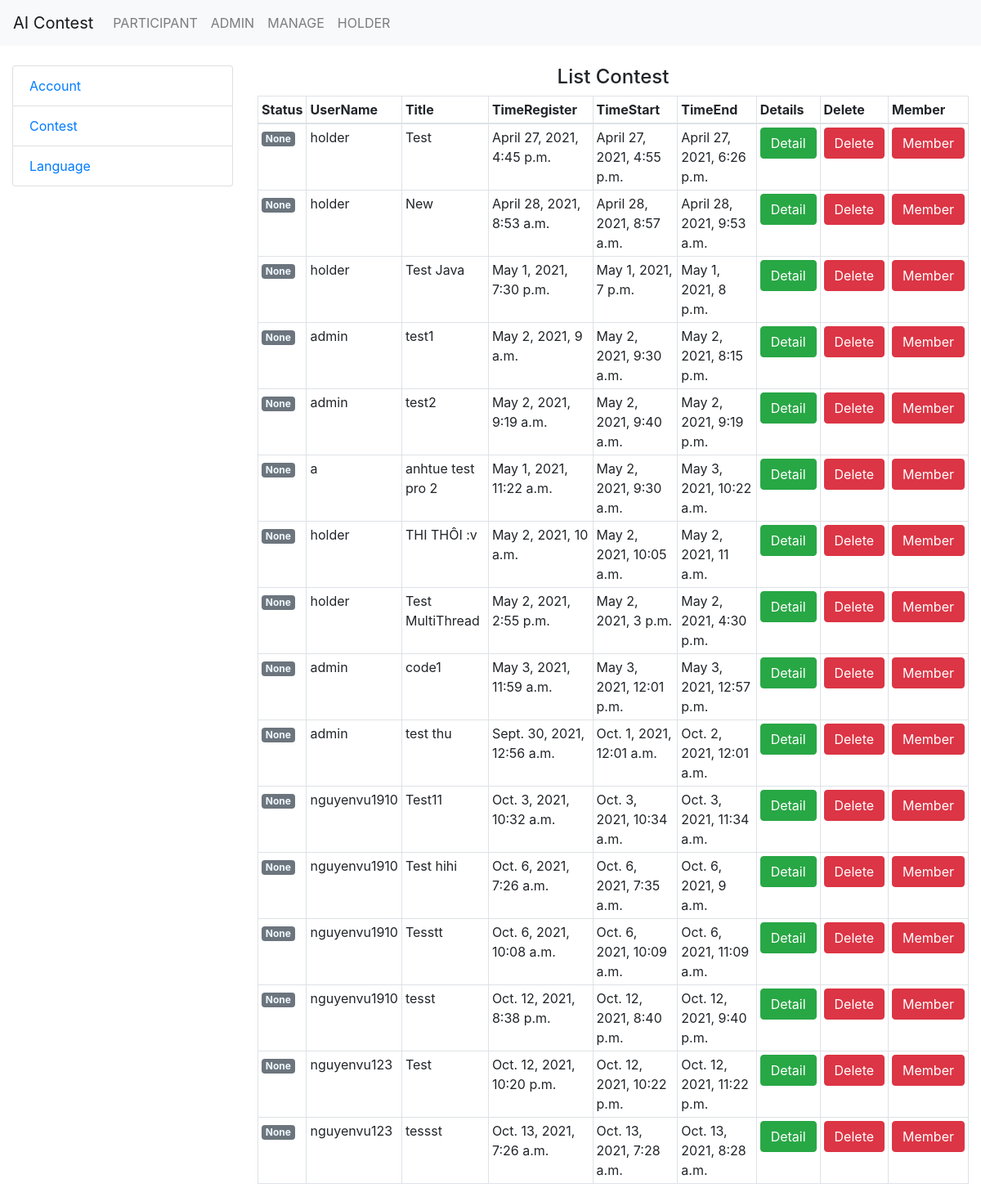
The page /contest/ (signed in) on the database its author committed.
### ContestAdmin/models.py (models this page shows)
class Contest(models.Model):
    IDUser = models.CharField(max_length=100)
    Title = models.TextField()
    Description = models.TextField()
    LinkContest = models.CharField(max_length=100)
    LinkDataTrain = models.CharField(max_length=100)
    LinkDataTest = models.CharField(max_length=100)
    LinkTester = models.CharField(max_length=100)
    TimeRegister = models.DateTimeField()
    TimeStart = models.DateTimeField()
    TimeEnd = models.DateTimeField()
    TimeOut = models.IntegerField()
    IDLanguage = models.CharField(max_length=100)

### ContestAdmin/views.py (the view)
# urls.py: path('contest/',  views.listContest, name='listContest'),
def listContest(request):
    if request.user.is_superuser:
        lcontest = Contest.objects.all()
        for s in lcontest:
            start = s.TimeStart
            end = s.TimeEnd
            now = datetime.now(pytz.timezone('Asia/Ho_Chi_Minh'))
            s.time = str(now)
            if str(now) < str(end) and str(now) > str(start):
                s.status = True
            else:
                s.status = False
            try:
                name = User.objects.filter(id = s.IDUser)
                s.username = name[0].username
            except:
                print("An exception occurred")
        context = {
            'lcontest': lcontest
        }
        return render(request, 'Contest/list.html', context=context)
    else:
        return redirect('login')

### ContestAdmin/templates/Contest/list.html (shortened to what this page needs)
{% extends 'base/base.html' %}
{% block content %}
<h4 class="text-center">List Contest</h4>
<table class="table table-bordered">
    <thead>
        <tr>
            <th scope="col">Status</th>
            <th scope="col">UserName</th>
            <th scope="col">Title</th>
            <th scope="col">TimeRegister</th>
            <th scope="col">TimeStart</th>
            <th scope="col">TimeEnd</th>
            <th scope="col">Details</th>
            <th scope="col">Delete</th>
            <th scope="col">Member</th>
        </tr>
    </thead>
    <tbody>
        {% for s in lcontest %}
        <tr>
            {% if s.status %}
                <td ><span class="badge badge-danger"> <a style="color: aliceblue;" href="{% url 'listStatus' pk=s.pk %}">Live</a> </span></td>
            {% else %}
                <td ><span class="badge badge-secondary" > <a style="color: aliceblue;" href="{% url 'listStatus' pk=s.pk %}">None</a> </span></td>
            {% endif %}
            <td>{{s.username}}</td>
            <td>{{s.Title}}</td>
            <td>{{s.TimeRegister}}</td>
            <td>{{s.TimeStart}}</td>
            <td>{{s.TimeEnd}}</td>
            <td><a href="{% url 'detailContest' pk=s.pk %}" type="button" class="btn btn-success"
                id="{{s.pk}}">Detail</a></td>
            <td><a href="{% url 'deleteContest' pk=s.pk %}" type="button" class="btn btn-danger" id="{{s.pk}}" onclick="return confirm('Are you sure you want to delete?');">Delete</a></td>
            <td><a href="{% url 'joinContest' pk=s.pk %}" type="button" class="btn btn-danger" id="{{s.pk}}">Member</a></td>
        </tr>
        {% endfor %}
    </tbody>
</table>
{% endblock content %}

### ContestAdmin/templates/base/base.html (shortened to what this page needs)
<!DOCTYPE html>
{% load static %}
<html lang="en">
  <head>
    <link
      rel="stylesheet"
      href="https://cdn.jsdelivr.net/npm/bootstrap-icons@1.4.1/font/bootstrap-icons.css"
    />
    <link rel="stylesheet" href=" {% static 'cssJs/bootstrap.css' %}" />
  </head>
  <body>
      <nav class="navbar navbar-expand-lg navbar-light bg-light">
        <a class="navbar-brand" href="#">
          AI Contest</a
        >
        <div class="collapse navbar-collapse" id="navbarText">
          <ul class="navbar-nav mr-auto">
          {% if not request.user.is_active %}
            <li class="nav-item active">
              <a class="nav-link" href="{% url 'index' %}">DEV</a>
            </li>
            <li class="nav-item">
              <a class="nav-link" href="{% url 'login' %}">LOGIN</a>
            </li>
          {% else %}
            <li class="nav-item">
              <a class="nav-link" href="{% url 'participant' %}">PARTICIPANT</a>
            </li>
          {% endif %}
            {% if request.user.is_staff %}
            <li class="nav-item">
              <a class="nav-link" href='../../../admin'>ADMIN</a>
            </li>
            <li class="nav-item">
              <a class="nav-link" href={% url 'index' %}>MANAGE</a>
            </li>
            <li class="nav-item">
              <a class="nav-link" href="{% url 'holder' %}">HOLDER</a>
            </li>
            {% endif %}
          </ul>
        </div>
      </nav>
    <br />
    <div class="container-fluid">
      <div class="row align-items-md-top">
        <div class="col-sm-3">
          <ul class="list-group">
            <li class="list-group-item">
              <a href="{% url 'listAccount' %}">Account</a>
            </li>
            <li class="list-group-item">
              <a href="{% url 'listContest' %}">Contest</a>
            </li>
            <li class="list-group-item">
              <a href="{% url 'listLanguage' %}">Language</a>
            </li>
          </ul>
        </div>
        <div class="col-sm-9">{%block content%} {% endblock content %}</div>
      </div>
    </div>
  </body>
</html>

### ContestAdmin/templates/Contest/list.html (style rules this page uses)
.table td, .table th { padding: 0.25rem; }

### rows shown on the page
Contest: shows "None", username "holder", Title "Test", TimeRegister "April 27, 2021, 4:45 p.m.", TimeStart "April 27, 2021, 4:55 p.m.", TimeEnd "April 27, 2021, 6:26 p.m."
Contest: shows "None", username "holder", Title "New", TimeRegister "April 28, 2021, 8:53 a.m.", TimeStart "April 28, 2021, 8:57 a.m.", TimeEnd "April 28, 2021, 9:53 a.m."
Contest: shows "None", username "holder", Title "Test Java", TimeRegister "May 1, 2021, 7:30 p.m.", TimeStart "May 1, 2021, 7 p.m.", TimeEnd "May 1, 2021, 8 p.m."
Contest: shows "None", username "admin", Title "test1", TimeRegister "May 2, 2021, 9 a.m.", TimeStart "May 2, 2021, 9:30 a.m.", TimeEnd "May 2, 2021, 8:15 p.m."
Contest: shows "None", username "admin", Title "test2", TimeRegister "May 2, 2021, 9:19 a.m.", TimeStart "May 2, 2021, 9:40 a.m.", TimeEnd "May 2, 2021, 9:19 p.m."
Contest: shows "None", username "a", Title "anhtue test pro 2", TimeRegister "May 1, 2021, 11:22 a.m.", TimeStart "May 2, 2021, 9:30 a.m.", TimeEnd "May 3, 2021, 10:22 a.m."
Contest: shows "None", username "holder", Title "THI THÔI :v", TimeRegister "May 2, 2021, 10 a.m.", TimeStart "May 2, 2021, 10:05 a.m.", TimeEnd "May 2, 2021, 11 a.m."
Contest: shows "None", username "holder", Title "Test MultiThread", TimeRegister "May 2, 2021, 2:55 p.m.", TimeStart "May 2, 2021, 3 p.m.", TimeEnd "May 2, 2021, 4:30 p.m."
Contest: shows "None", username "admin", Title "code1", TimeRegister "May 3, 2021, 11:59 a.m.", TimeStart "May 3, 2021, 12:01 p.m.", TimeEnd "May 3, 2021, 12:57 p.m."
Contest: shows "None", username "admin", Title "test thu", TimeRegister "Sept. 30, 2021, 12:56 a.m.", TimeStart "Oct. 1, 2021, 12:01 a.m.", TimeEnd "Oct. 2, 2021, 12:01 a.m."
Contest: shows "None", username "nguyenvu1910", Title "Test11", TimeRegister "Oct. 3, 2021, 10:32 a.m.", TimeStart "Oct. 3, 2021, 10:34 a.m.", TimeEnd "Oct. 3, 2021, 11:34 a.m."
Contest: shows "None", username "nguyenvu1910", Title "Test hihi", TimeRegister "Oct. 6, 2021, 7:26 a.m.", TimeStart "Oct. 6, 2021, 7:35 a.m.", TimeEnd "Oct. 6, 2021, 9 a.m."
Contest: shows "None", username "nguyenvu1910", Title "Tesstt", TimeRegister "Oct. 6, 2021, 10:08 a.m.", TimeStart "Oct. 6, 2021, 10:09 a.m.", TimeEnd "Oct. 6, 2021, 11:09 a.m."
Contest: shows "None", username "nguyenvu1910", Title "tesst", TimeRegister "Oct. 12, 2021, 8:38 p.m.", TimeStart "Oct. 12, 2021, 8:40 p.m.", TimeEnd "Oct. 12, 2021, 9:40 p.m."
Contest: shows "None", username "nguyenvu123", Title "Test", TimeRegister "Oct. 12, 2021, 10:20 p.m.", TimeStart "Oct. 12, 2021, 10:22 p.m.", TimeEnd "Oct. 12, 2021, 11:22 p.m."
Contest: shows "None", username "nguyenvu123", Title "tessst", TimeRegister "Oct. 13, 2021, 7:26 a.m.", TimeStart "Oct. 13, 2021, 7:28 a.m.", TimeEnd "Oct. 13, 2021, 8:28 a.m."
